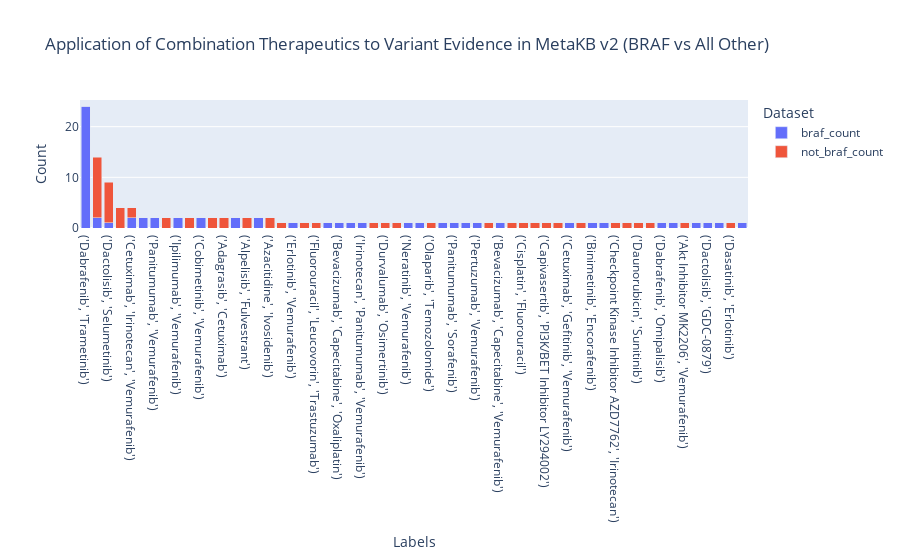

The cell this chart's notebook holds for it:
### Code cell
# Add a new column for the total counts
combined_df['total_count'] = combined_df[['braf_count', 'general_count', 'not_braf_count']].sum(axis=1)

# Sort the DataFrame by the total counts in ascending order
sorted_df = combined_df.sort_values('total_count', ascending=False)
sorted_df['Labels'] = sorted_df['combination_components'].apply(lambda x: str(x))

# Create a bar plot for each therapeutic label count
fig = px.bar(sorted_df, x='Labels', y=['braf_count', 'not_braf_count'], 
             title='Application of Combination Therapeutics to Variant Evidence in MetaKB v2 (BRAF vs All Other)',
             labels={'value': 'Count', 'variable': 'Dataset'},
             barmode='stack')

# Show the figure
fig.show()
pio.write_image(fig, "Application_of_Combo_Therap_BRAF_vs_NonBRAF.png", format='png', width=2000, height=500, scale=5)

### Figure 1 — Plotly figure (JSON) as saved in the notebook; plotly's stock layout.template omitted (floating-point values rounded to 4 significant figures)
{"data": [{"alignmentgroup": "True", "hovertemplate": "Dataset=braf_count<br>Labels=%{x}<br>Count=%{y}<extra></extra>", "legendgroup": "braf_count", "marker": {"color": "#636efa", "pattern": {"shape": ""}}, "name": "braf_count", "offsetgroup": "braf_count", "orientation": "v", "showlegend": true, "textposition": "auto", "type": "bar", "x": ["('Dabrafenib', 'Trametinib')", "('Cetuximab', 'Irinotecan')", "('Dactolisib', 'Selumetinib')", "('Lapatinib', 'Neratinib', 'Trastuzumab')", "('Cetuximab', 'Irinotecan', 'Vemurafenib')", "('Cetuximab', 'Encorafenib')", "('Panitumumab', 'Vemurafenib')", "('Lapatinib', 'Trastuzumab')", "('Ipilimumab', 'Vemurafenib')", "('Docetaxel', 'Selumetinib')", "('Cobimetinib', 'Vemurafenib')", "('Cetuximab', 'Fluorouracil', 'Oxaliplatin')", "('Adagrasib', 'Cetuximab')", "('Binimetinib', 'Cetuximab', 'Encorafenib')", "('Alpelisib', 'Fulvestrant')", "('BRAF Inhibitor', 'Mitogen-Activated Protein Kinase Kinase Inhibitor')", "('Azacitidine', 'Ivosidenib')", "('Capivasertib', 'Trastuzumab')", "('Erlotinib', 'Vemurafenib')", "('Everolimus', 'Fulvestrant')", "('Fluorouracil', 'Leucovorin', 'Trastuzumab')", "('Interferon-alpha', 'Ixazomib')", "('Bevacizumab', 'Capecitabine', 'Oxaliplatin')", "('Irinotecan', 'Panitumumab')", "('Irinotecan', 'Panitumumab', 'Vemurafenib')", "('Letrozole', 'Palbociclib')", "('Durvalumab', 'Osimertinib')", "('Lometrexol', 'Mercaptopurine')", "('Neratinib', 'Vemurafenib')", "('Nutlin-3', 'PLX4720')", "('Olaparib', 'Temozolomide')", "('PLX4720', 'Pictilisib Bismesylate')", "('Panitumumab', 'Sorafenib')", "('Panitumumab', 'Trametinib')", "('Pertuzumab', 'Vemurafenib')", "('Erlotinib', 'Pemetrexed')", "('Bevacizumab', 'Capecitabine', 'Vemurafenib')", "('Carboplatin', 'Paclitaxel')", "('Cisplatin', 'Fluorouracil')", "('Cetuximab', 'Dactolisib')", "('Capivasertib', 'PI3K/BET Inhibitor LY294002')", "('Capivasertib', 'Lapatinib')", "('Cetuximab', 'Gefitinib', 'Vemurafenib')", "('Binimetinib', 'Everolimus')", "('Binimetinib', 'Encorafenib')", "('Cetuximab', 'Vemurafenib')", "('Checkpoint Kinase Inhibitor AZD7762', 'Irinotecan')", "('Cisplatin', 'Pictilisib')", "('Daunorubicin', 'Sunitinib')", "('Cytarabine', 'Sunitinib')", "('Dabrafenib', 'Omipalisib')", "('Dabrafenib', 'Panitumumab', 'Trametinib')", "('Akt Inhibitor MK2206', 'Vemurafenib')", "('Dabrafenib', 'Trametinib', 'Vemurafenib')", "('Dactolisib', 'GDC-0879')", "('Bevacizumab', 'Dabrafenib')", "('Dasatinib', 'Erlotinib')", "('Trametinib', 'Vemurafenib')"], "xaxis": "x", "y": [24, 2, 1, 0, 2, 2, 2, 0, 2, 0, 2, 0, 0, 2, 0, 2, 0, 0, 1, 0, 0, 1, 1, 1, 1, 0, 0, 0, 1, 1, 0, 1, 1, 1, 1, 0, 1, 0, 0, 0, 0, 0, 1, 0, 1, 1, 0, 0, 0, 0, 1, 1, 0, 1, 1, 1, 0, 1], "yaxis": "y"}, {"alignmentgroup": "True", "hovertemplate": "Dataset=not_braf_count<br>Labels=%{x}<br>Count=%{y}<extra></extra>", "legendgroup": "not_braf_count", "marker": {"color": "#EF553B", "pattern": {"shape": ""}}, "name": "not_braf_count", "offsetgroup": "not_braf_count", "orientation": "v", "showlegend": true, "textposition": "auto", "type": "bar", "x": ["('Dabrafenib', 'Trametinib')", "('Cetuximab', 'Irinotecan')", "('Dactolisib', 'Selumetinib')", "('Lapatinib', 'Neratinib', 'Trastuzumab')", "('Cetuximab', 'Irinotecan', 'Vemurafenib')", "('Cetuximab', 'Encorafenib')", "('Panitumumab', 'Vemurafenib')", "('Lapatinib', 'Trastuzumab')", "('Ipilimumab', 'Vemurafenib')", "('Docetaxel', 'Selumetinib')", "('Cobimetinib', 'Vemurafenib')", "('Cetuximab', 'Fluorouracil', 'Oxaliplatin')", "('Adagrasib', 'Cetuximab')", "('Binimetinib', 'Cetuximab', 'Encorafenib')", "('Alpelisib', 'Fulvestrant')", "('BRAF Inhibitor', 'Mitogen-Activated Protein Kinase Kinase Inhibitor')", "('Azacitidine', 'Ivosidenib')", "('Capivasertib', 'Trastuzumab')", "('Erlotinib', 'Vemurafenib')", "('Everolimus', 'Fulvestrant')", "('Fluorouracil', 'Leucovorin', 'Trastuzumab')", "('Interferon-alpha', 'Ixazomib')", "('Bevacizumab', 'Capecitabine', 'Oxaliplatin')", "('Irinotecan', 'Panitumumab')", "('Irinotecan', 'Panitumumab', 'Vemurafenib')", "('Letrozole', 'Palbociclib')", "('Durvalumab', 'Osimertinib')", "('Lometrexol', 'Mercaptopurine')", "('Neratinib', 'Vemurafenib')", "('Nutlin-3', 'PLX4720')", "('Olaparib', 'Temozolomide')", "('PLX4720', 'Pictilisib Bismesylate')", "('Panitumumab', 'Sorafenib')", "('Panitumumab', 'Trametinib')", "('Pertuzumab', 'Vemurafenib')", "('Erlotinib', 'Pemetrexed')", "('Bevacizumab', 'Capecitabine', 'Vemurafenib')", "('Carboplatin', 'Paclitaxel')", "('Cisplatin', 'Fluorouracil')", "('Cetuximab', 'Dactolisib')", "('Capivasertib', 'PI3K/BET Inhibitor LY294002')", "('Capivasertib', 'Lapatinib')", "('Cetuximab', 'Gefitinib', 'Vemurafenib')", "('Binimetinib', 'Everolimus')", "('Binimetinib', 'Encorafenib')", "('Cetuximab', 'Vemurafenib')", "('Checkpoint Kinase Inhibitor AZD7762', 'Irinotecan')", "('Cisplatin', 'Pictilisib')", "('Daunorubicin', 'Sunitinib')", "('Cytarabine', 'Sunitinib')", "('Dabrafenib', 'Omipalisib')", "('Dabrafenib', 'Panitumumab', 'Trametinib')", "('Akt Inhibitor MK2206', 'Vemurafenib')", "('Dabrafenib', 'Trametinib', 'Vemurafenib')", "('Dactolisib', 'GDC-0879')", "('Bevacizumab', 'Dabrafenib')", "('Dasatinib', 'Erlotinib')", "('Trametinib', 'Vemurafenib')"], "xaxis": "x", "y": [0, 12, 8, 4, 2, 0, 0, 2, 0, 2, 0, 2, 2, 0, 2, 0, 2, 1, 0, 1, 1, 0, 0, 0, 0, 1, 1, 1, 0, 0, 1, 0, 0, 0, 0, 1, 0, 1, 1, 1, 1, 1, 0, 1, 0, 0, 1, 1, 1, 1, 0, 0, 1, 0, 0, 0, 1, 0], "yaxis": "y"}], "layout": {"barmode": "stack", "legend": {"title": {"text": "Dataset"}, "tracegroupgap": 0}, "title": {"text": "Application of Combination Therapeutics to Variant Evidence in MetaKB v2 (BRAF vs All Other)"}, "xaxis": {"anchor": "y", "domain": [0, 1], "title": {"text": "Labels"}}, "yaxis": {"anchor": "x", "domain": [0, 1], "title": {"text": "Count"}}}}
